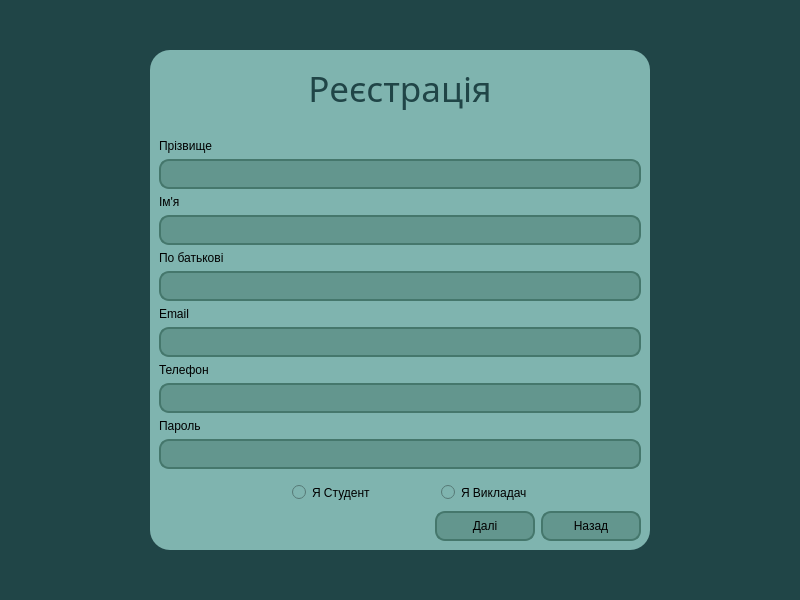
<?xml version="1.0" encoding="UTF-8"?>
<ui version="4.0">
 <class>MainWindow</class>
 <widget class="QMainWindow" name="MainWindow">
  <property name="windowModality">
   <enum>Qt::NonModal</enum>
  </property>
  <property name="geometry">
   <rect>
    <x>0</x>
    <y>0</y>
    <width>800</width>
    <height>600</height>
   </rect>
  </property>
  <property name="minimumSize">
   <size>
    <width>800</width>
    <height>600</height>
   </size>
  </property>
  <property name="maximumSize">
   <size>
    <width>800</width>
    <height>600</height>
   </size>
  </property>
  <property name="windowTitle">
   <string>Реєстрація</string>
  </property>
  <property name="windowIcon">
   <iconset resource="../img/img.qrc">
    <normaloff>:/icons/exe_icon.png</normaloff>:/icons/exe_icon.png</iconset>
  </property>
  <property name="styleSheet">
   <string notr="true">background-color: rgb(32, 69, 71);</string>
  </property>
  <widget class="QWidget" name="centralwidget">
   <layout class="QGridLayout" name="gridLayout">
    <item row="0" column="0">
     <layout class="QHBoxLayout" name="horizontalLayout">
      <property name="leftMargin">
       <number>100</number>
      </property>
      <property name="topMargin">
       <number>30</number>
      </property>
      <property name="rightMargin">
       <number>100</number>
      </property>
      <property name="bottomMargin">
       <number>30</number>
      </property>
      <item>
       <widget class="QWidget" name="widget" native="true">
        <property name="sizePolicy">
         <sizepolicy hsizetype="Expanding" vsizetype="Expanding">
          <horstretch>0</horstretch>
          <verstretch>0</verstretch>
         </sizepolicy>
        </property>
        <property name="minimumSize">
         <size>
          <width>500</width>
          <height>500</height>
         </size>
        </property>
        <property name="maximumSize">
         <size>
          <width>500</width>
          <height>500</height>
         </size>
        </property>
        <property name="styleSheet">
         <string notr="true">background-color: rgb(127, 180, 175);
border-radius: 20px;</string>
        </property>
        <layout class="QGridLayout" name="gridLayout_2">
         <item row="0" column="0">
          <layout class="QVBoxLayout" name="verticalLayout">
           <item>
            <spacer name="verticalSpacer">
             <property name="orientation">
              <enum>Qt::Vertical</enum>
             </property>
             <property name="sizeHint" stdset="0">
              <size>
               <width>20</width>
               <height>40</height>
              </size>
             </property>
            </spacer>
           </item>
           <item>
            <widget class="QLabel" name="label_6">
             <property name="sizePolicy">
              <sizepolicy hsizetype="Preferred" vsizetype="Preferred">
               <horstretch>0</horstretch>
               <verstretch>0</verstretch>
              </sizepolicy>
             </property>
             <property name="minimumSize">
              <size>
               <width>0</width>
               <height>50</height>
              </size>
             </property>
             <property name="font">
              <font>
               <family>Sitka</family>
               <pointsize>26</pointsize>
              </font>
             </property>
             <property name="styleSheet">
              <string notr="true">color: rgb(32, 69, 71);</string>
             </property>
             <property name="text">
              <string>Реєстрація</string>
             </property>
             <property name="alignment">
              <set>Qt::AlignCenter</set>
             </property>
            </widget>
           </item>
           <item>
            <widget class="QLabel" name="errorLabel">
             <property name="styleSheet">
              <string notr="true">color: rgb(255, 0, 0);</string>
             </property>
             <property name="text">
              <string/>
             </property>
             <property name="alignment">
              <set>Qt::AlignCenter</set>
             </property>
            </widget>
           </item>
           <item>
            <widget class="QLabel" name="label_2">
             <property name="text">
              <string>Прізвище</string>
             </property>
            </widget>
           </item>
           <item>
            <widget class="QLineEdit" name="surnameEdit">
             <property name="minimumSize">
              <size>
               <width>0</width>
               <height>30</height>
              </size>
             </property>
             <property name="styleSheet">
              <string notr="true">border-style: solid;
border-width: 2px;
border-color: rgb(69, 119, 108);
background-color: rgba(69, 119, 108, 125);
border-radius: 10px;</string>
             </property>
             <property name="text">
              <string/>
             </property>
             <property name="maxLength">
              <number>25</number>
             </property>
            </widget>
           </item>
           <item>
            <widget class="QLabel" name="label">
             <property name="text">
              <string>Ім'я</string>
             </property>
            </widget>
           </item>
           <item>
            <widget class="QLineEdit" name="nameEdit">
             <property name="minimumSize">
              <size>
               <width>0</width>
               <height>30</height>
              </size>
             </property>
             <property name="styleSheet">
              <string notr="true">border-style: solid;
border-width: 2px;
border-color: rgb(69, 119, 108);
background-color: rgba(69, 119, 108, 125);
border-radius: 10px;</string>
             </property>
             <property name="maxLength">
              <number>25</number>
             </property>
            </widget>
           </item>
           <item>
            <widget class="QLabel" name="label_7">
             <property name="text">
              <string>По батькові</string>
             </property>
            </widget>
           </item>
           <item>
            <widget class="QLineEdit" name="patronymicEdit">
             <property name="minimumSize">
              <size>
               <width>0</width>
               <height>30</height>
              </size>
             </property>
             <property name="styleSheet">
              <string notr="true">border-style: solid;
border-width: 2px;
border-color: rgb(69, 119, 108);
background-color: rgba(69, 119, 108, 125);
border-radius: 10px;</string>
             </property>
            </widget>
           </item>
           <item>
            <widget class="QLabel" name="label_3">
             <property name="text">
              <string>Email</string>
             </property>
            </widget>
           </item>
           <item>
            <widget class="QLineEdit" name="emailEdit">
             <property name="minimumSize">
              <size>
               <width>0</width>
               <height>30</height>
              </size>
             </property>
             <property name="styleSheet">
              <string notr="true">border-style: solid;
border-width: 2px;
border-color: rgb(69, 119, 108);
background-color: rgba(69, 119, 108, 125);
border-radius: 10px;</string>
             </property>
             <property name="maxLength">
              <number>255</number>
             </property>
            </widget>
           </item>
           <item>
            <widget class="QLabel" name="label_4">
             <property name="text">
              <string>Телефон</string>
             </property>
            </widget>
           </item>
           <item>
            <widget class="QLineEdit" name="phoneEdit">
             <property name="minimumSize">
              <size>
               <width>0</width>
               <height>30</height>
              </size>
             </property>
             <property name="styleSheet">
              <string notr="true">border-style: solid;
border-width: 2px;
border-color: rgb(69, 119, 108);
background-color: rgba(69, 119, 108, 125);
border-radius: 10px;</string>
             </property>
             <property name="maxLength">
              <number>13</number>
             </property>
            </widget>
           </item>
           <item>
            <widget class="QLabel" name="label_5">
             <property name="text">
              <string>Пароль</string>
             </property>
            </widget>
           </item>
           <item>
            <widget class="QLineEdit" name="passwordEdit">
             <property name="minimumSize">
              <size>
               <width>0</width>
               <height>30</height>
              </size>
             </property>
             <property name="styleSheet">
              <string notr="true">border-style: solid;
border-width: 2px;
border-color: rgb(69, 119, 108);
background-color: rgba(69, 119, 108, 125);
border-radius: 10px;</string>
             </property>
             <property name="maxLength">
              <number>25</number>
             </property>
             <property name="echoMode">
              <enum>QLineEdit::Normal</enum>
             </property>
            </widget>
           </item>
           <item>
            <layout class="QFormLayout" name="formLayout">
             <property name="sizeConstraint">
              <enum>QLayout::SetDefaultConstraint</enum>
             </property>
             <property name="fieldGrowthPolicy">
              <enum>QFormLayout::AllNonFixedFieldsGrow</enum>
             </property>
             <property name="rowWrapPolicy">
              <enum>QFormLayout::DontWrapRows</enum>
             </property>
             <property name="labelAlignment">
              <set>Qt::AlignCenter</set>
             </property>
             <property name="formAlignment">
              <set>Qt::AlignCenter</set>
             </property>
             <property name="horizontalSpacing">
              <number>70</number>
             </property>
             <property name="verticalSpacing">
              <number>0</number>
             </property>
             <property name="leftMargin">
              <number>133</number>
             </property>
             <property name="topMargin">
              <number>10</number>
             </property>
             <property name="rightMargin">
              <number>0</number>
             </property>
             <item row="0" column="0">
              <widget class="QRadioButton" name="studentButton">
               <property name="cursor">
                <cursorShape>PointingHandCursor</cursorShape>
               </property>
               <property name="text">
                <string>Я Студент</string>
               </property>
              </widget>
             </item>
             <item row="0" column="1">
              <widget class="QRadioButton" name="teacherButton">
               <property name="cursor">
                <cursorShape>PointingHandCursor</cursorShape>
               </property>
               <property name="text">
                <string>Я Викладач</string>
               </property>
              </widget>
             </item>
            </layout>
           </item>
          </layout>
         </item>
         <item row="1" column="0">
          <layout class="QFormLayout" name="formLayout_2">
           <property name="fieldGrowthPolicy">
            <enum>QFormLayout::ExpandingFieldsGrow</enum>
           </property>
           <property name="labelAlignment">
            <set>Qt::AlignRight|Qt::AlignTrailing|Qt::AlignVCenter</set>
           </property>
           <property name="formAlignment">
            <set>Qt::AlignRight|Qt::AlignTop|Qt::AlignTrailing</set>
           </property>
           <property name="topMargin">
            <number>5</number>
           </property>
           <property name="rightMargin">
            <number>6</number>
           </property>
           <item row="0" column="0">
            <widget class="QPushButton" name="nextButton">
             <property name="minimumSize">
              <size>
               <width>100</width>
               <height>30</height>
              </size>
             </property>
             <property name="cursor">
              <cursorShape>PointingHandCursor</cursorShape>
             </property>
             <property name="styleSheet">
              <string notr="true">border-style: solid;
border-width: 2px;
border-color: rgb(69, 119, 108);
background-color: rgba(69, 119, 108, 125);
border-radius: 10px;</string>
             </property>
             <property name="text">
              <string>Далі</string>
             </property>
            </widget>
           </item>
           <item row="0" column="1">
            <widget class="QPushButton" name="returnButton">
             <property name="minimumSize">
              <size>
               <width>100</width>
               <height>30</height>
              </size>
             </property>
             <property name="cursor">
              <cursorShape>PointingHandCursor</cursorShape>
             </property>
             <property name="styleSheet">
              <string notr="true">border-style: solid;
border-width: 2px;
border-color: rgb(69, 119, 108);
background-color: rgba(69, 119, 108, 125);
border-radius: 10px;</string>
             </property>
             <property name="text">
              <string>Назад</string>
             </property>
            </widget>
           </item>
          </layout>
         </item>
        </layout>
       </widget>
      </item>
     </layout>
    </item>
   </layout>
  </widget>
 </widget>
 <resources>
  <include location="../img/img.qrc"/>
 </resources>
 <connections/>
</ui>
